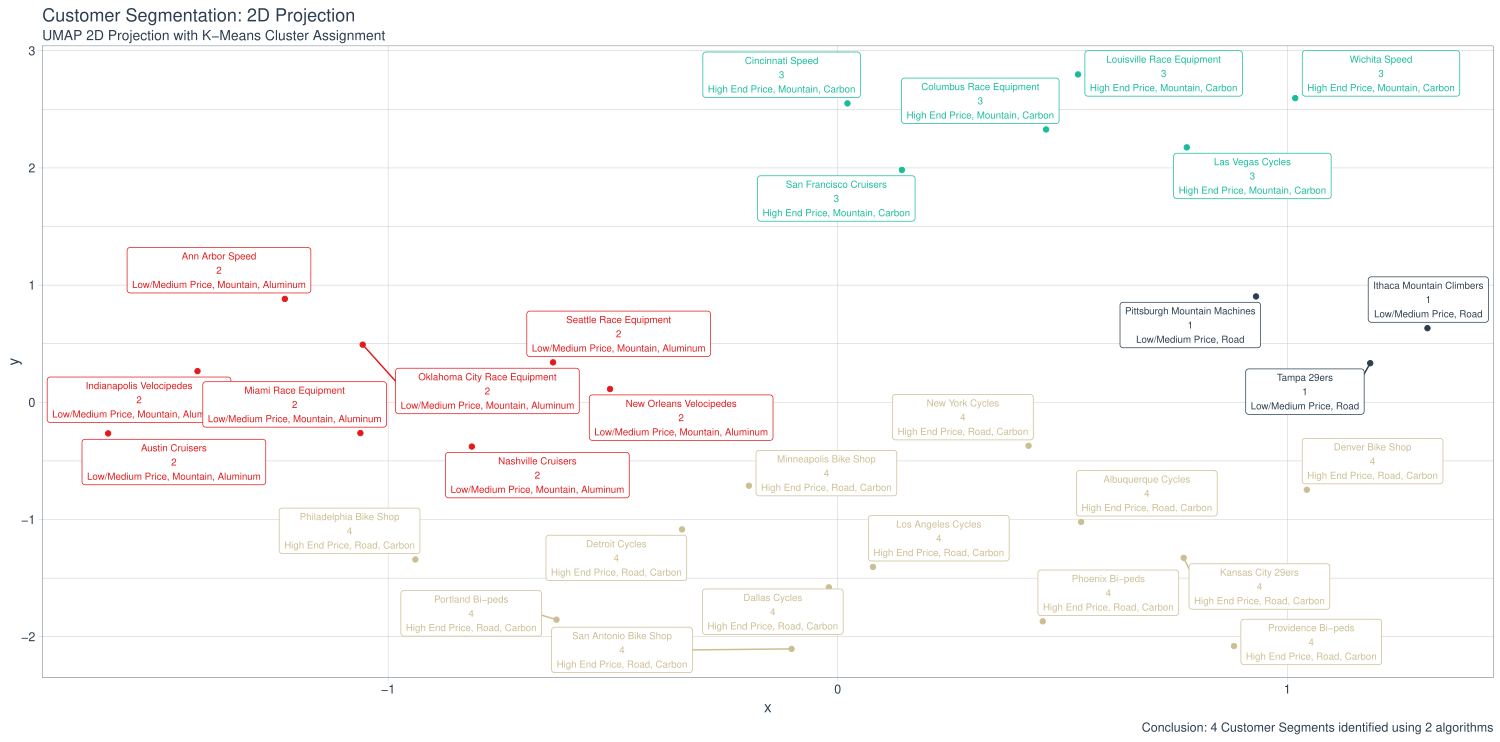

Here is the R script that generated this plot:
# CUSTOMER SEGMENTATION ----


library(tidyverse)
library(broom)
library(umap)
library(ggrepel)
library(tidyquant)

bike_orderlines_tbl <- read_rds("C:/Users/romio/OneDrive/Desktop/DS4B_101_R_Business_Analysis/00_data/bike_sales/data_wrangled/bike_orderlines.rds")

glimpse(bike_orderlines_tbl)


# 1.0 CUSTOMER TRENDS ----
# - GOAL: Mine Customer Purchase History for similarity to other "like" customers
# - TECHNIQUES: K-Means Clustering, UMAP 2D Projection

# 1.1 Get Customer Trends ----

customer_trends_tbl <- bike_orderlines_tbl %>% 
    
    select(bikeshop_name, price, model, category_1, category_2, frame_material, quantity) %>% 
    
    # Summarization and group by
    group_by(bikeshop_name, price, model, category_1, category_2, frame_material) %>% 
    summarise(quantity_purchased = sum(quantity)) %>% 
    ungroup() %>% 
    
    # Proportion 
    group_by(bikeshop_name) %>% 
    mutate(prop_of_total = quantity_purchased / sum(quantity_purchased)) %>% 
    ungroup() 

customer_trends_tbl

# 1.2 Convert to User-Item Format ----

customer_product_tbl <- customer_trends_tbl %>% 
    select(bikeshop_name, model, prop_of_total) %>% 
    
    spread(model, prop_of_total, fill = 0)

# 2.0 MODELING: K-MEANS CLUSTERING ----

# 2.1 Performing K-Means ----

kmeans_obj <- customer_product_tbl %>% 
    select(-bikeshop_name) %>% 
    kmeans(centers = 5, nstart = 100)

# 2.2 Tidying a K-Means Object ----

broom::tidy(kmeans_obj) %>% glimpse()

broom::glance(kmeans_obj)

broom::augment(kmeans_obj, data = customer_product_tbl) %>%
    select(bikeshop_name, .cluster)


# 2.3 How many centers (customer groups) to use? ----

# Functions that works on one element
kmeans_mapper <- function(centers = 3) {
    
    customer_product_tbl %>% 
        select(-bikeshop_name) %>% 
        kmeans(centers = centers, nstart = 100)
}

# Mapping the function to many elements

kmeans_mapped_tbl <- tibble(centers = 1:15) %>% 
    mutate(k_means = centers %>% map(kmeans_mapper)) %>% 
    mutate(glance = k_means %>% map(glance))

kmeans_mapped_tbl %>% 
    unnest(glance) %>% 
    select(centers, tot.withinss)

# 2.4 Skree Plot ----

# Visualization
kmeans_mapped_tbl %>% 
    unnest(glance) %>% 
    select(centers, tot.withinss) %>% 
    ggplot(aes(centers, tot.withinss)) +
    geom_point(colour = '#2c3e50', size = 4) +
    geom_line(colour = '#2c3e50', linewidth = 1) +
    ggrepel::geom_label_repel(aes(label = centers), color = '#2c3e50') +
    
    # Formatting
    theme_tq() +
    labs(
        title = "Skree Plot",
        subtitle = "Measures the distance each of the customer are from the closes K-Means center",
        caption = "Conclusion: Based on the Scree Plot, we select 4 clusters to segment the customer base."
    )


# 3.0 VISUALIZATION: UMAP ----

# 3.1 Use UMAP to get 2-D Projection ----

umap_obj <- customer_product_tbl %>% 
    select(-bikeshop_name) %>% 
    umap()

umap_results_tbl <- umap_obj$layout %>% as_tibble() %>% 
    set_names(c('x', 'y')) %>% 
    bind_cols(
        customer_product_tbl %>% select(bikeshop_name)
    )

umap_results_tbl %>% 
    ggplot(aes(x, y)) +
    geom_point(size = 2, color = "#2c3e50") +
    geom_label_repel(aes(label = bikeshop_name))

# 3.2 Use K-Means to Add Cluster Assignments ----

kmeans_4_obj <- kmeans_mapped_tbl %>% 
    pull(k_means) %>% 
    pluck(4)

kmeans_4_clusters_tbl <- kmeans_4_obj %>% augment(customer_product_tbl) %>% 
    select(bikeshop_name, .cluster)

umap_kmeans_4_results_tbl <- umap_results_tbl %>% 
    left_join(kmeans_4_clusters_tbl)

# 3.3 Visualize UMAP'ed Projections with Cluster Assignments ----

umap_kmeans_4_results_tbl %>% 
    mutate(
        label_text = str_glue("{bikeshop_name}
                              {.cluster}"
        )) %>% 
    ggplot(aes(x, y, colour = .cluster)) + 
    geom_point() +
    geom_label_repel(aes(label = label_text)) +
    # Geometries
    
    
    # Formatting
    theme_tq() +
    scale_color_tq() +
    labs(
        title = "Customer Segmentation: 2D Projection",
        subtitle = "UMAP 2D Projection with K-Means Cluster Assignment",
        caption = "Conclusion: 4 Customer Segments identified using 2 algorithms"
    ) +
    theme(legend.position = "none")


# 4.0 ANALYZE PURCHASING TRENDS ----

customer_trends_tbl$price %>% 
    quantile(c(0, 0.33, 0.66, 1))

# Join Cluster Assignment by Bikeshop Name

cluster_trends_tbl <- customer_trends_tbl %>% 
    left_join(kmeans_4_clusters_tbl) %>% 
    mutate(price_bins = case_when(
        price <= 2240 ~ "Low",
        price <= 4260 ~ "Medium",
        TRUE~ "High"
    )) %>% 
    select(.cluster, model, contains('price'),
           category_1:quantity_purchased) %>% 
    
    
    # Aggregate quantity purchased by cluster and product attributes
    
    group_by_at(.vars = vars(.cluster:frame_material)) %>% 
    summarise(total_quantity = sum(quantity_purchased)) %>% 
    ungroup() %>% 
    
    
    # Calculate Proportion of Total
    group_by(.cluster) %>% 
    mutate(prop_of_total = total_quantity / sum(total_quantity)) 

cluster_trends_tbl


# Cluster 1 - Low/Medium Price, Road Model Preference

get_cluster_trends <- function(cluster) {
    
    cluster_trends_tbl %>% 
        filter(.cluster == cluster) %>% 
        arrange(desc(prop_of_total)) %>% 
        mutate(cum_sum = CUMULATIVE_SUM(prop_of_total))
}



# Cluster 2 - Low/Medium Price, Mountain Model Preference, Aluminum Frame

2 %>% get_cluster_trends()

# Cluster 3 - High End Price, Mountain Preference, Carbon Frame
3 %>% get_cluster_trends()

# Cluster 4 - High End Price, Road Preference, Carbon Frame
4 %>% get_cluster_trends()

# Update Visualization

cluster_label_tbl <- tibble(
    .cluster = as.character(1:4),
    .cluster_label = c('Low/Medium Price, Road',
                       'Low/Medium Price, Mountain, Aluminum',
                       'High End Price, Mountain, Carbon',
                       'High End Price, Road, Carbon'
    )
    
)

umap_kmeans_4_results_tbl %>% 
    left_join(cluster_label_tbl) %>% 
    mutate(
        label_text = str_glue("{bikeshop_name}
                              {.cluster}
                              {.cluster_label}"
        )) %>% 
    ggplot(aes(x, y, colour = .cluster)) + 
    geom_point() +
    geom_label_repel(aes(label = label_text), size = 2.5) +
    # Geometries
    
    
    # Formatting
    theme_tq() +
    scale_color_tq() +
    labs(
        title = "Customer Segmentation: 2D Projection",
        subtitle = "UMAP 2D Projection with K-Means Cluster Assignment",
        caption = "Conclusion: 4 Customer Segments identified using 2 algorithms"
    ) +
    theme(legend.position = "none")
